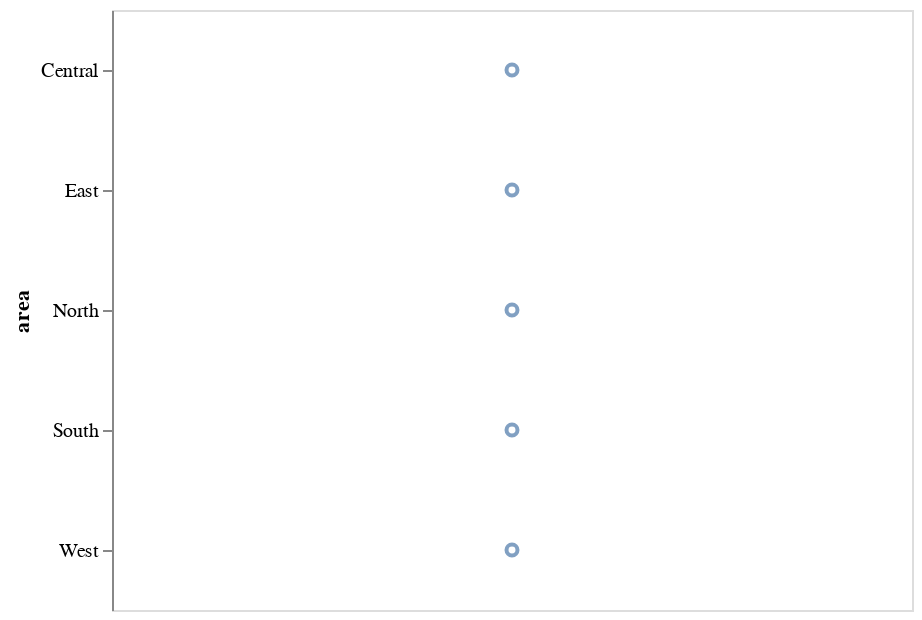

The cell this chart's notebook holds for it:
### Code cell
alt.Chart(sample).mark_point().encode(y = "area")

### Figure 1 — Vega-Lite specification as saved in the notebook (floating-point values rounded to 4 significant figures)
{"$schema": "https://vega.github.io/schema/vega-lite/v3.4.0.json", "config": {"mark": {"tooltip": null}, "view": {"height": 300, "width": 400}}, "data": {"name": "data-e9a1bf97bac3c6f8642dc2ef7d8e4b49"}, "datasets": {"data-e9a1bf97bac3c6f8642dc2ef7d8e4b49": [{"area": "North", "profit": 2, "sales": 5}, {"area": "East", "profit": 8, "sales": 25}, {"area": "West", "profit": 6, "sales": 15}, {"area": "South", "profit": 5, "sales": 20}, {"area": "Central", "profit": 3, "sales": 10}]}, "encoding": {"y": {"field": "area", "type": "nominal"}}, "mark": "point"}
